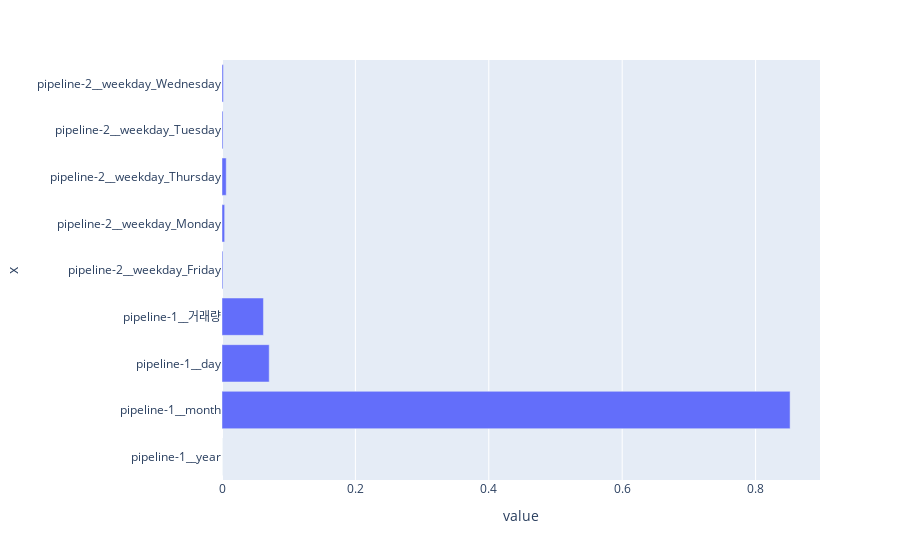

This figure's notebook cell:
### Code cell
px.bar(df_importance, x = 'value', y = 'x')

### Figure 1 — Plotly figure (JSON) as saved in the notebook; plotly's stock layout.template omitted (floating-point values rounded to 4 significant figures)
{"data": [{"alignmentgroup": "True", "hovertemplate": "value=%{x}<br>x=%{y}<extra></extra>", "legendgroup": "", "marker": {"color": "#636efa", "pattern": {"shape": ""}}, "name": "", "offsetgroup": "", "orientation": "h", "showlegend": false, "textposition": "auto", "type": "bar", "x": [0, 0.8517, 0.07079, 0.06214, 0.001399, 0.003982, 0.006326, 0.001553, 0.00207], "xaxis": "x", "y": ["pipeline-1__year", "pipeline-1__month", "pipeline-1__day", "pipeline-1__거래량", "pipeline-2__weekday_Friday", "pipeline-2__weekday_Monday", "pipeline-2__weekday_Thursday", "pipeline-2__weekday_Tuesday", "pipeline-2__weekday_Wednesday"], "yaxis": "y"}], "layout": {"barmode": "relative", "legend": {"tracegroupgap": 0}, "margin": {"t": 60}, "xaxis": {"anchor": "y", "domain": [0, 1], "title": {"text": "value"}}, "yaxis": {"anchor": "x", "domain": [0, 1], "title": {"text": "x"}}}}
